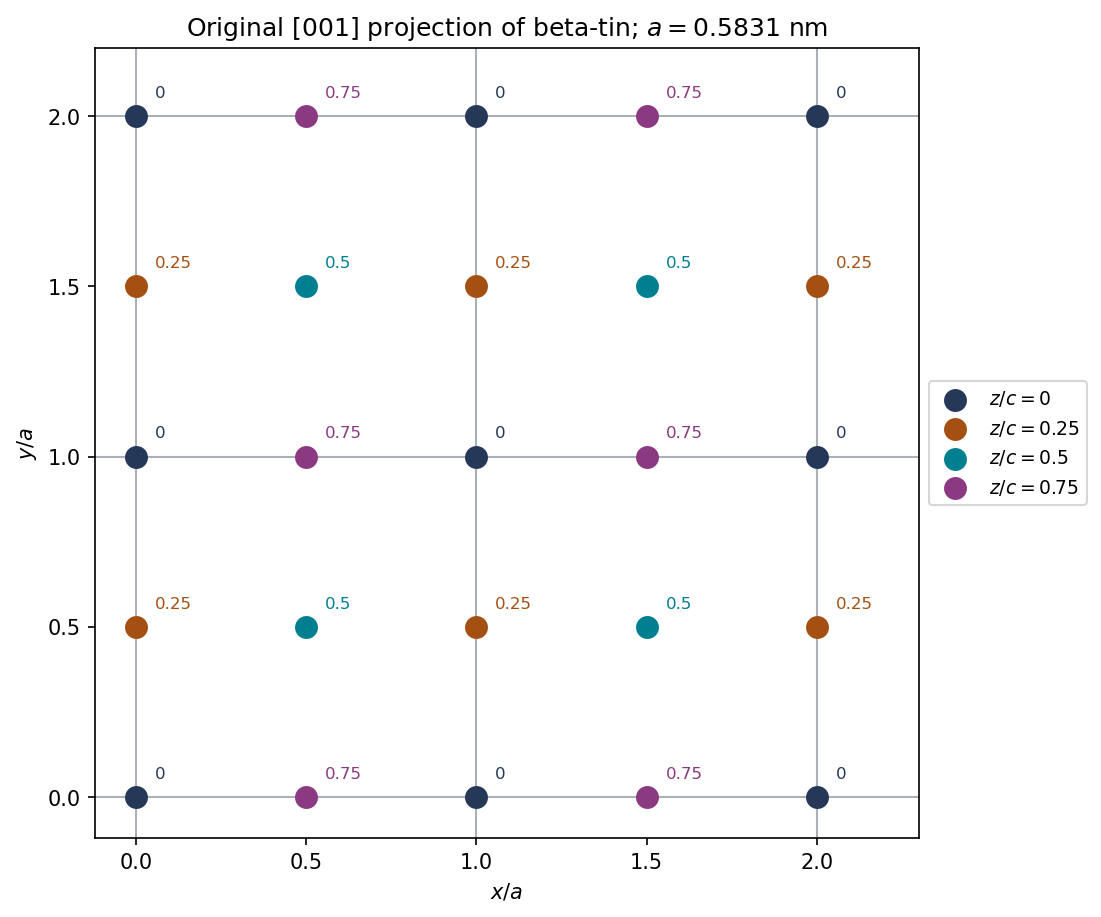

This figure's Python source:
"""Original explanatory figure; Python 3.14, numpy and matplotlib.
Write the same-basename PNG to the current working directory for Make.
No source image or source data file is read.
"""
import matplotlib
matplotlib.use("Agg")
import matplotlib.pyplot as plt
from matplotlib.patches import Rectangle, Polygon, Circle, Arc
import numpy as np

def box(ax,x,y,w,h,text,fc="#e5edf5",size=9):
    ax.add_patch(Rectangle((x,y),w,h,fc=fc,ec="#253858",lw=1.2))
    ax.text(x+w/2,y+h/2,text,ha="center",va="center",fontsize=size)

def arrow(ax,a,b,text=None):
    ax.annotate("",xy=b,xytext=a,arrowprops=dict(arrowstyle="->",lw=1.3,color="#253858"))
    if text:ax.text((a[0]+b[0])/2,(a[1]+b[1])/2,text,fontsize=8,ha="center",va="bottom")

def finish(fig,name):
    fig.set_facecolor("white")
    fig.savefig(name,dpi=150,facecolor="white",bbox_inches="tight")
    plt.close(fig)

fig,ax=plt.subplots(figsize=(7,6),layout="constrained")
colors=["#253858","#a35012","#007f91","#8b3a82"]
basis=[(0,0,0),(0,.5,.25),(.5,.5,.5),(.5,0,.75)]
for x in [0,1,2]:ax.axvline(x,color="#aab0b5",lw=1)
for y in [0,1,2]:ax.axhline(y,color="#aab0b5",lw=1)
for (bx,by,z),c in zip(basis,colors,strict=True):
    pts=[]
    for i in range(-1,3):
        for j in range(-1,3):
            x=i+bx;y=j+by
            if 0<=x<=2 and 0<=y<=2:pts.append((x,y))
    xx,yy=np.array(pts).T
    ax.scatter(xx,yy,s=100,c=c,label=rf"$z/c={z:g}$",zorder=3)
    for x,y in pts:ax.text(x+.055,y+.055,f"{z:g}",fontsize=8,color=c)
ax.set(xlim=(-.12,2.3),ylim=(-.12,2.2),xticks=[0,.5,1,1.5,2],yticks=[0,.5,1,1.5,2],xlabel=r"$x/a$",ylabel=r"$y/a$",title=r"Original [001] projection of beta-tin; $a=0.5831$ nm")
ax.set_aspect("equal");ax.legend(loc="center left",bbox_to_anchor=(1,.5),fontsize=9)

finish(fig,"paper-1-tin-projection.png")
